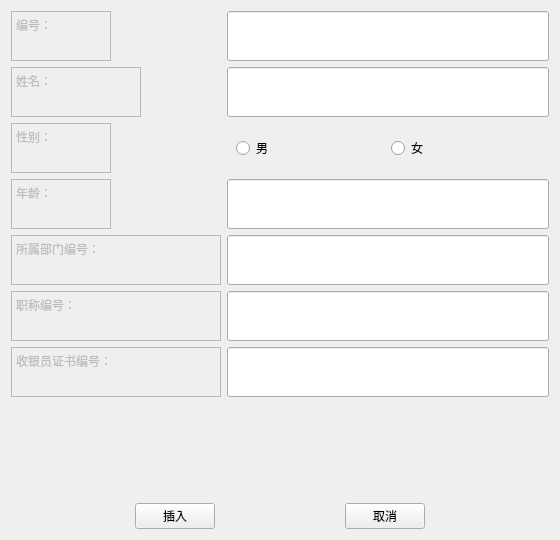
<?xml version="1.0" encoding="UTF-8"?>
<ui version="4.0">
 <class>PatientInfo</class>
 <widget class="QWidget" name="PatientInfo">
  <property name="windowModality">
   <enum>Qt::ApplicationModal</enum>
  </property>
  <property name="geometry">
   <rect>
    <x>0</x>
    <y>0</y>
    <width>560</width>
    <height>540</height>
   </rect>
  </property>
  <property name="minimumSize">
   <size>
    <width>560</width>
    <height>540</height>
   </size>
  </property>
  <property name="maximumSize">
   <size>
    <width>560</width>
    <height>540</height>
   </size>
  </property>
  <property name="windowTitle">
   <string>插入收银员信息</string>
  </property>
  <layout class="QVBoxLayout" name="verticalLayout">
   <item>
    <layout class="QFormLayout" name="formLayout">
     <item row="0" column="0">
      <widget class="QTextEdit" name="textEdit_11">
       <property name="enabled">
        <bool>false</bool>
       </property>
       <property name="sizePolicy">
        <sizepolicy hsizetype="Expanding" vsizetype="Fixed">
         <horstretch>0</horstretch>
         <verstretch>0</verstretch>
        </sizepolicy>
       </property>
       <property name="minimumSize">
        <size>
         <width>100</width>
         <height>50</height>
        </size>
       </property>
       <property name="maximumSize">
        <size>
         <width>100</width>
         <height>50</height>
        </size>
       </property>
       <property name="html">
        <string>&lt;!DOCTYPE HTML PUBLIC &quot;-//W3C//DTD HTML 4.0//EN&quot; &quot;http://www.w3.org/TR/REC-html40/strict.dtd&quot;&gt;
&lt;html&gt;&lt;head&gt;&lt;meta name=&quot;qrichtext&quot; content=&quot;1&quot; /&gt;&lt;style type=&quot;text/css&quot;&gt;
p, li { white-space: pre-wrap; }
&lt;/style&gt;&lt;/head&gt;&lt;body style=&quot; font-family:'SimSun'; font-size:9pt; font-weight:400; font-style:normal;&quot;&gt;
&lt;p style=&quot; margin-top:0px; margin-bottom:0px; margin-left:0px; margin-right:0px; -qt-block-indent:0; text-indent:0px;&quot;&gt;编号：&lt;/p&gt;&lt;/body&gt;&lt;/html&gt;</string>
       </property>
      </widget>
     </item>
     <item row="0" column="1">
      <widget class="QLineEdit" name="CnoEdit">
       <property name="sizePolicy">
        <sizepolicy hsizetype="Expanding" vsizetype="Preferred">
         <horstretch>0</horstretch>
         <verstretch>0</verstretch>
        </sizepolicy>
       </property>
       <property name="minimumSize">
        <size>
         <width>0</width>
         <height>50</height>
        </size>
       </property>
       <property name="maximumSize">
        <size>
         <width>16777215</width>
         <height>50</height>
        </size>
       </property>
       <property name="palette">
        <palette>
         <active>
          <colorrole role="Text">
           <brush brushstyle="SolidPattern">
            <color alpha="255">
             <red>0</red>
             <green>0</green>
             <blue>0</blue>
            </color>
           </brush>
          </colorrole>
         </active>
         <inactive>
          <colorrole role="Text">
           <brush brushstyle="SolidPattern">
            <color alpha="255">
             <red>0</red>
             <green>0</green>
             <blue>0</blue>
            </color>
           </brush>
          </colorrole>
         </inactive>
         <disabled>
          <colorrole role="Text">
           <brush brushstyle="SolidPattern">
            <color alpha="255">
             <red>120</red>
             <green>120</green>
             <blue>120</blue>
            </color>
           </brush>
          </colorrole>
         </disabled>
        </palette>
       </property>
      </widget>
     </item>
     <item row="1" column="0">
      <widget class="QTextEdit" name="textEdit_9">
       <property name="enabled">
        <bool>false</bool>
       </property>
       <property name="sizePolicy">
        <sizepolicy hsizetype="Expanding" vsizetype="Fixed">
         <horstretch>0</horstretch>
         <verstretch>0</verstretch>
        </sizepolicy>
       </property>
       <property name="minimumSize">
        <size>
         <width>130</width>
         <height>50</height>
        </size>
       </property>
       <property name="maximumSize">
        <size>
         <width>130</width>
         <height>50</height>
        </size>
       </property>
       <property name="html">
        <string>&lt;!DOCTYPE HTML PUBLIC &quot;-//W3C//DTD HTML 4.0//EN&quot; &quot;http://www.w3.org/TR/REC-html40/strict.dtd&quot;&gt;
&lt;html&gt;&lt;head&gt;&lt;meta name=&quot;qrichtext&quot; content=&quot;1&quot; /&gt;&lt;style type=&quot;text/css&quot;&gt;
p, li { white-space: pre-wrap; }
&lt;/style&gt;&lt;/head&gt;&lt;body style=&quot; font-family:'SimSun'; font-size:9pt; font-weight:400; font-style:normal;&quot;&gt;
&lt;p style=&quot; margin-top:0px; margin-bottom:0px; margin-left:0px; margin-right:0px; -qt-block-indent:0; text-indent:0px;&quot;&gt;姓名：&lt;/p&gt;&lt;/body&gt;&lt;/html&gt;</string>
       </property>
      </widget>
     </item>
     <item row="1" column="1">
      <widget class="QLineEdit" name="CnameEdit">
       <property name="sizePolicy">
        <sizepolicy hsizetype="Expanding" vsizetype="Preferred">
         <horstretch>0</horstretch>
         <verstretch>0</verstretch>
        </sizepolicy>
       </property>
       <property name="minimumSize">
        <size>
         <width>0</width>
         <height>50</height>
        </size>
       </property>
       <property name="maximumSize">
        <size>
         <width>16777215</width>
         <height>50</height>
        </size>
       </property>
      </widget>
     </item>
     <item row="2" column="0">
      <widget class="QTextEdit" name="textEdit">
       <property name="enabled">
        <bool>false</bool>
       </property>
       <property name="sizePolicy">
        <sizepolicy hsizetype="Expanding" vsizetype="Fixed">
         <horstretch>0</horstretch>
         <verstretch>0</verstretch>
        </sizepolicy>
       </property>
       <property name="minimumSize">
        <size>
         <width>100</width>
         <height>50</height>
        </size>
       </property>
       <property name="maximumSize">
        <size>
         <width>100</width>
         <height>50</height>
        </size>
       </property>
       <property name="html">
        <string>&lt;!DOCTYPE HTML PUBLIC &quot;-//W3C//DTD HTML 4.0//EN&quot; &quot;http://www.w3.org/TR/REC-html40/strict.dtd&quot;&gt;
&lt;html&gt;&lt;head&gt;&lt;meta name=&quot;qrichtext&quot; content=&quot;1&quot; /&gt;&lt;style type=&quot;text/css&quot;&gt;
p, li { white-space: pre-wrap; }
&lt;/style&gt;&lt;/head&gt;&lt;body style=&quot; font-family:'SimSun'; font-size:9pt; font-weight:400; font-style:normal;&quot;&gt;
&lt;p style=&quot; margin-top:0px; margin-bottom:0px; margin-left:0px; margin-right:0px; -qt-block-indent:0; text-indent:0px;&quot;&gt;性别：&lt;/p&gt;&lt;/body&gt;&lt;/html&gt;</string>
       </property>
      </widget>
     </item>
     <item row="3" column="0">
      <widget class="QTextEdit" name="textEdit_3">
       <property name="enabled">
        <bool>false</bool>
       </property>
       <property name="sizePolicy">
        <sizepolicy hsizetype="Expanding" vsizetype="Fixed">
         <horstretch>0</horstretch>
         <verstretch>0</verstretch>
        </sizepolicy>
       </property>
       <property name="minimumSize">
        <size>
         <width>100</width>
         <height>50</height>
        </size>
       </property>
       <property name="maximumSize">
        <size>
         <width>100</width>
         <height>50</height>
        </size>
       </property>
       <property name="html">
        <string>&lt;!DOCTYPE HTML PUBLIC &quot;-//W3C//DTD HTML 4.0//EN&quot; &quot;http://www.w3.org/TR/REC-html40/strict.dtd&quot;&gt;
&lt;html&gt;&lt;head&gt;&lt;meta name=&quot;qrichtext&quot; content=&quot;1&quot; /&gt;&lt;style type=&quot;text/css&quot;&gt;
p, li { white-space: pre-wrap; }
&lt;/style&gt;&lt;/head&gt;&lt;body style=&quot; font-family:'SimSun'; font-size:9pt; font-weight:400; font-style:normal;&quot;&gt;
&lt;p style=&quot; margin-top:0px; margin-bottom:0px; margin-left:0px; margin-right:0px; -qt-block-indent:0; text-indent:0px;&quot;&gt;年龄：&lt;/p&gt;&lt;/body&gt;&lt;/html&gt;</string>
       </property>
      </widget>
     </item>
     <item row="3" column="1">
      <widget class="QLineEdit" name="CageEdit">
       <property name="sizePolicy">
        <sizepolicy hsizetype="Expanding" vsizetype="Preferred">
         <horstretch>0</horstretch>
         <verstretch>0</verstretch>
        </sizepolicy>
       </property>
       <property name="minimumSize">
        <size>
         <width>0</width>
         <height>50</height>
        </size>
       </property>
       <property name="maximumSize">
        <size>
         <width>16777215</width>
         <height>50</height>
        </size>
       </property>
      </widget>
     </item>
     <item row="4" column="0">
      <widget class="QTextEdit" name="textEdit_4">
       <property name="enabled">
        <bool>false</bool>
       </property>
       <property name="sizePolicy">
        <sizepolicy hsizetype="Fixed" vsizetype="Fixed">
         <horstretch>0</horstretch>
         <verstretch>0</verstretch>
        </sizepolicy>
       </property>
       <property name="minimumSize">
        <size>
         <width>210</width>
         <height>50</height>
        </size>
       </property>
       <property name="maximumSize">
        <size>
         <width>130</width>
         <height>50</height>
        </size>
       </property>
       <property name="html">
        <string>&lt;!DOCTYPE HTML PUBLIC &quot;-//W3C//DTD HTML 4.0//EN&quot; &quot;http://www.w3.org/TR/REC-html40/strict.dtd&quot;&gt;
&lt;html&gt;&lt;head&gt;&lt;meta name=&quot;qrichtext&quot; content=&quot;1&quot; /&gt;&lt;style type=&quot;text/css&quot;&gt;
p, li { white-space: pre-wrap; }
&lt;/style&gt;&lt;/head&gt;&lt;body style=&quot; font-family:'SimSun'; font-size:9pt; font-weight:400; font-style:normal;&quot;&gt;
&lt;p style=&quot; margin-top:0px; margin-bottom:0px; margin-left:0px; margin-right:0px; -qt-block-indent:0; text-indent:0px;&quot;&gt;所属部门编号：&lt;/p&gt;&lt;/body&gt;&lt;/html&gt;</string>
       </property>
      </widget>
     </item>
     <item row="4" column="1">
      <widget class="QLineEdit" name="CdeptnoEdit">
       <property name="sizePolicy">
        <sizepolicy hsizetype="Expanding" vsizetype="Preferred">
         <horstretch>0</horstretch>
         <verstretch>0</verstretch>
        </sizepolicy>
       </property>
       <property name="minimumSize">
        <size>
         <width>0</width>
         <height>50</height>
        </size>
       </property>
       <property name="maximumSize">
        <size>
         <width>16777215</width>
         <height>50</height>
        </size>
       </property>
      </widget>
     </item>
     <item row="5" column="0">
      <widget class="QTextEdit" name="textEdit_6">
       <property name="enabled">
        <bool>false</bool>
       </property>
       <property name="sizePolicy">
        <sizepolicy hsizetype="Expanding" vsizetype="Fixed">
         <horstretch>0</horstretch>
         <verstretch>0</verstretch>
        </sizepolicy>
       </property>
       <property name="minimumSize">
        <size>
         <width>210</width>
         <height>50</height>
        </size>
       </property>
       <property name="maximumSize">
        <size>
         <width>100</width>
         <height>50</height>
        </size>
       </property>
       <property name="html">
        <string>&lt;!DOCTYPE HTML PUBLIC &quot;-//W3C//DTD HTML 4.0//EN&quot; &quot;http://www.w3.org/TR/REC-html40/strict.dtd&quot;&gt;
&lt;html&gt;&lt;head&gt;&lt;meta name=&quot;qrichtext&quot; content=&quot;1&quot; /&gt;&lt;style type=&quot;text/css&quot;&gt;
p, li { white-space: pre-wrap; }
&lt;/style&gt;&lt;/head&gt;&lt;body style=&quot; font-family:'SimSun'; font-size:9pt; font-weight:400; font-style:normal;&quot;&gt;
&lt;p style=&quot; margin-top:0px; margin-bottom:0px; margin-left:0px; margin-right:0px; -qt-block-indent:0; text-indent:0px;&quot;&gt;职称编号：&lt;/p&gt;&lt;/body&gt;&lt;/html&gt;</string>
       </property>
      </widget>
     </item>
     <item row="5" column="1">
      <widget class="QLineEdit" name="TnoEdit">
       <property name="sizePolicy">
        <sizepolicy hsizetype="Expanding" vsizetype="Preferred">
         <horstretch>0</horstretch>
         <verstretch>0</verstretch>
        </sizepolicy>
       </property>
       <property name="minimumSize">
        <size>
         <width>0</width>
         <height>50</height>
        </size>
       </property>
       <property name="maximumSize">
        <size>
         <width>16777215</width>
         <height>50</height>
        </size>
       </property>
      </widget>
     </item>
     <item row="6" column="0">
      <widget class="QTextEdit" name="textEdit_7">
       <property name="enabled">
        <bool>false</bool>
       </property>
       <property name="sizePolicy">
        <sizepolicy hsizetype="Expanding" vsizetype="Fixed">
         <horstretch>0</horstretch>
         <verstretch>0</verstretch>
        </sizepolicy>
       </property>
       <property name="minimumSize">
        <size>
         <width>210</width>
         <height>50</height>
        </size>
       </property>
       <property name="maximumSize">
        <size>
         <width>130</width>
         <height>50</height>
        </size>
       </property>
       <property name="html">
        <string>&lt;!DOCTYPE HTML PUBLIC &quot;-//W3C//DTD HTML 4.0//EN&quot; &quot;http://www.w3.org/TR/REC-html40/strict.dtd&quot;&gt;
&lt;html&gt;&lt;head&gt;&lt;meta name=&quot;qrichtext&quot; content=&quot;1&quot; /&gt;&lt;style type=&quot;text/css&quot;&gt;
p, li { white-space: pre-wrap; }
&lt;/style&gt;&lt;/head&gt;&lt;body style=&quot; font-family:'SimSun'; font-size:9pt; font-weight:400; font-style:normal;&quot;&gt;
&lt;p style=&quot; margin-top:0px; margin-bottom:0px; margin-left:0px; margin-right:0px; -qt-block-indent:0; text-indent:0px;&quot;&gt;收银员证书编号：&lt;/p&gt;&lt;/body&gt;&lt;/html&gt;</string>
       </property>
      </widget>
     </item>
     <item row="6" column="1">
      <widget class="QLineEdit" name="CcenoEdit">
       <property name="sizePolicy">
        <sizepolicy hsizetype="Expanding" vsizetype="Preferred">
         <horstretch>0</horstretch>
         <verstretch>0</verstretch>
        </sizepolicy>
       </property>
       <property name="minimumSize">
        <size>
         <width>0</width>
         <height>50</height>
        </size>
       </property>
       <property name="maximumSize">
        <size>
         <width>16777215</width>
         <height>50</height>
        </size>
       </property>
      </widget>
     </item>
     <item row="2" column="1">
      <widget class="QWidget" name="widget" native="true">
       <layout class="QHBoxLayout" name="horizontalLayout">
        <item>
         <widget class="QRadioButton" name="rbtn_male">
          <property name="text">
           <string>男</string>
          </property>
         </widget>
        </item>
        <item>
         <widget class="QRadioButton" name="rbtn_female">
          <property name="text">
           <string>女</string>
          </property>
         </widget>
        </item>
       </layout>
      </widget>
     </item>
    </layout>
   </item>
   <item>
    <layout class="QHBoxLayout" name="horizontalLayout_8">
     <item>
      <widget class="QPushButton" name="btn_insert">
       <property name="sizePolicy">
        <sizepolicy hsizetype="Fixed" vsizetype="Fixed">
         <horstretch>0</horstretch>
         <verstretch>0</verstretch>
        </sizepolicy>
       </property>
       <property name="text">
        <string>插入</string>
       </property>
      </widget>
     </item>
     <item>
      <widget class="QPushButton" name="btn_quit">
       <property name="sizePolicy">
        <sizepolicy hsizetype="Fixed" vsizetype="Fixed">
         <horstretch>0</horstretch>
         <verstretch>0</verstretch>
        </sizepolicy>
       </property>
       <property name="text">
        <string>取消</string>
       </property>
      </widget>
     </item>
    </layout>
   </item>
  </layout>
 </widget>
 <resources/>
 <connections/>
</ui>
